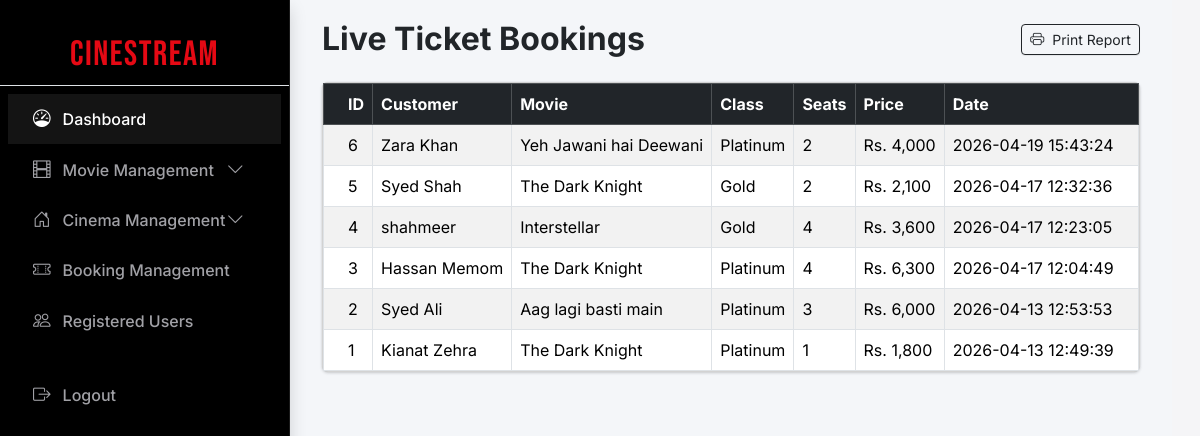
Page /admin/view-tickets.php on the committed database.
### tables this page shows
CREATE TABLE `bookings` (
  `id` int(11) NOT NULL,
  `movie_id` int(11) NOT NULL,
  `customer_name` varchar(100) NOT NULL,
  `seat_class` enum('Gold','Platinum','Box') NOT NULL,
  `total_seats` int(11) NOT NULL,
  `total_price` decimal(10,2) NOT NULL,
  `booking_date` timestamp NOT NULL DEFAULT current_timestamp()
);

CREATE TABLE `movies` (
  `id` int(11) NOT NULL,
  `theater_id` int(11) NOT NULL,
  `title` varchar(255) NOT NULL,
  `trailer_url` varchar(2083) DEFAULT NULL,
  `rate_gold` decimal(10,2) DEFAULT NULL,
  `rate_platinum` decimal(10,2) DEFAULT NULL,
  `rate_box` decimal(10,2) DEFAULT NULL,
  `show_timings` varchar(255) DEFAULT NULL,
  `poster_path` varchar(255) DEFAULT NULL
);

### admin/view-tickets.php (the view, shortened to what this page needs)
<?php
include('../includes/connection.php');
$query = "SELECT bookings.*, movies.title FROM bookings
          JOIN movies ON bookings.movie_id = movies.id
          ORDER BY bookings.id DESC";
$result = mysqli_query($conn, $query);
?>
<!DOCTYPE html>
<html lang="en">
<head>
    <link rel="stylesheet" href="https://cdn.jsdelivr.net/npm/bootstrap@5.3.8/dist/css/bootstrap.min.css">
    <link rel="stylesheet" href="assets/css/adminlte.css">
</head>
<body>
    <div class="wrapper">
        <?php include('../includes/sidebar.php'); ?>
        <div class="content-area">
            <div class="container-fluid">
                <div class="row mb-4 align-items-center">
                    <div class="col-6">
                        <h2 class="fw-bold m-0">Live Ticket Bookings</h2>
                    </div>
                    <div class="col-6 text-end">
                        <button onclick="window.print()" class="btn btn-outline-dark btn-sm">
                            <i class="bi bi-printer me-1"></i> Print Report
                        </button>
                    </div>
                </div>
                <div class="card">
                    <div class="card-body p-0">
                        <table class="table table-striped table-bordered mb-0">
                            <thead class="table-dark">
                                <tr>
                                    <th>ID</th>
                                    <th>Customer</th>
                                    <th>Movie</th>
                                    <th>Class</th>
                                    <th>Seats</th>
                                    <th>Price</th>
                                    <th>Date</th>
                                </tr>
                            </thead>
                            <tbody>
                                <?php while ($row = mysqli_fetch_assoc($result)) { ?>
                                    <tr>
                                        <td><?php echo $row['id']; ?></td>
                                        <td><?php echo $row['customer_name']; ?></td>
                                        <td><?php echo $row['title']; ?></td>
                                        <td><?php echo $row['seat_class']; ?></td>
                                        <td><?php echo $row['total_seats']; ?></td>
                                        <td>Rs. <?php echo number_format($row['total_price']); ?></td>
                                        <td><?php echo $row['booking_date']; ?></td>
                                    </tr>
                                <?php } ?>
                            </tbody>
                        </table>
                    </div>
                </div>
            </div>
        </div>
    </div>
</body>
</html>

### includes/sidebar.php (shortened to what this page needs)
<!DOCTYPE html>
<html lang="en">
<head>
    <link href="https://cdn.jsdelivr.net/npm/bootstrap@5.3.8/dist/css/bootstrap.min.css" rel="stylesheet">
    <link rel="stylesheet" href="https://cdn.jsdelivr.net/npm/bootstrap-icons@1.11.0/font/bootstrap-icons.css">
</head>
<body>
    <aside class="app-sidebar shadow">
        <a href="index.php" class="sidebar-brand">CINESTREAM</a>
        <div class="sidebar-wrapper">
            <nav class="nav flex-column">
                <a href="index.php" class="nav-link active">
                    <i class="bi bi-speedometer"></i> Dashboard
                </a>
                <div class="nav-item">
                    <a href="#movieMenu"  class="nav-link" data-bs-toggle="collapse">
                        <i class="bi bi-film"></i> Movie Management
                        <i class="bi bi-chevron-down ms-auto small"></i>
                    </a>
                </div>
                <div class="nav-item">
                    <a href="#cinemaMenu" class="nav-link" data-bs-toggle="collapse">
                        <i class="bi bi-house-door"></i> Cinema Management
                        <i class="bi bi-chevron-down ms-auto small"></i>
                    </a>
                </div>
                <a href="view-tickets.php" class="nav-link">
                    <i class="bi bi-ticket-perforated"></i> Booking Management
                </a>
                <a href="view-users.php" class="nav-link">
                    <i class="bi bi-people"></i> Registered Users
                </a>
                <a href="../login.php" class="nav-link text-danger mt-4">
                    <i class="bi bi-box-arrow-right"></i> Logout
                </a>
            </nav>
        </div>
    </aside>
</body>
</html>

### admin/view-tickets.php (style rules this page uses)
.wrapper { display: flex; }
.content-area { flex-grow: 1; padding: 20px; background-color: #f4f6f9; min-height: 100vh; }

### includes/sidebar.php (style rules this page uses)
:root { --netflix-red: #E50914; --apple-dark: #121212; --nav-text: #a1a1a6; --sidebar-width: 290px; }
body { display: flex; margin: 0; min-height: 100vh; background-color: #f5f5f7; font-family: 'Inter', sans-serif; }
.app-sidebar { width: var(--sidebar-width); min-height: 100vh; background-color: #000 !important; color: white; display: flex; flex-direction: column; flex-shrink: 0; border-right: 1px solid rgba(255, 255, 255, 0.1); padding: 25px 0; }
.sidebar-brand { padding: 30px 20px; font-family: 'Bebas Neue', cursive; font-size: 2.2rem; color: var(--netflix-red); text-decoration: none; letter-spacing: 1.5px; }
.nav-link { color: var(--nav-text) !important; padding: 12px 25px !important; transition: all 0.3s ease; display: flex; align-items: center; font-weight: 500; }
.nav-link i { margin-right: 12px; font-size: 1.1rem; }
.nav-link:hover, .nav-link.active { background: rgba(255, 255, 255, 0.08); color: #ffffff !important; }

### rows in the picture
bookings: id "6", customer_name "Zara Khan", movie.title "Yeh Jawani hai Deewani", seat_class "Platinum", total_seats "2", total_price "4,000", booking_date "2026-04-19 15:43:24"
bookings: id "5", customer_name "Syed Shah", movie.title "The Dark Knight", seat_class "Gold", total_seats "2", total_price "2,100", booking_date "2026-04-17 12:32:36"
bookings: id "4", customer_name "shahmeer", movie.title "Interstellar", seat_class "Gold", total_seats "4", total_price "3,600", booking_date "2026-04-17 12:23:05"
bookings: id "3", customer_name "Hassan Memom", movie.title "The Dark Knight", seat_class "Platinum", total_seats "4", total_price "6,300", booking_date "2026-04-17 12:04:49"
bookings: id "2", customer_name "Syed Ali", movie.title "Aag lagi basti main", seat_class "Platinum", total_seats "3", total_price "6,000", booking_date "2026-04-13 12:53:53"
bookings: id "1", customer_name "Kianat Zehra", movie.title "The Dark Knight", seat_class "Platinum", total_seats "1", total_price "1,800", booking_date "2026-04-13 12:49:39"
